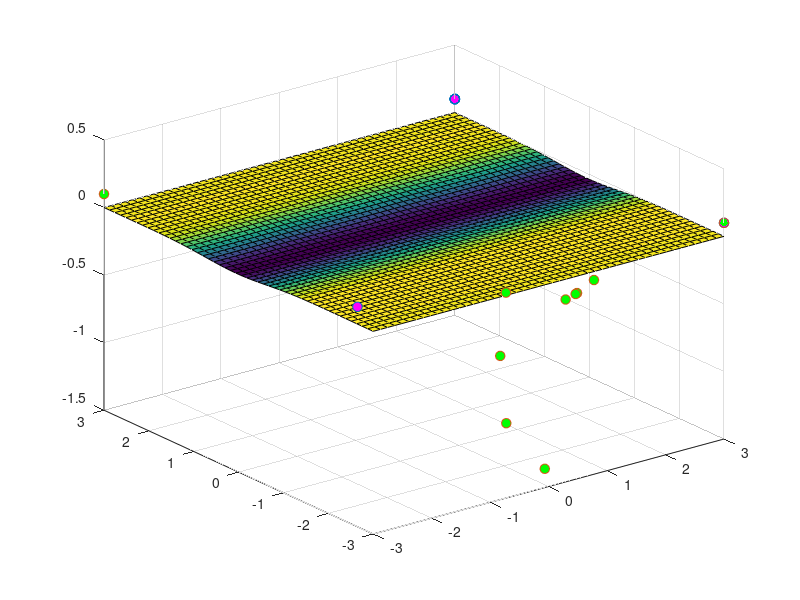
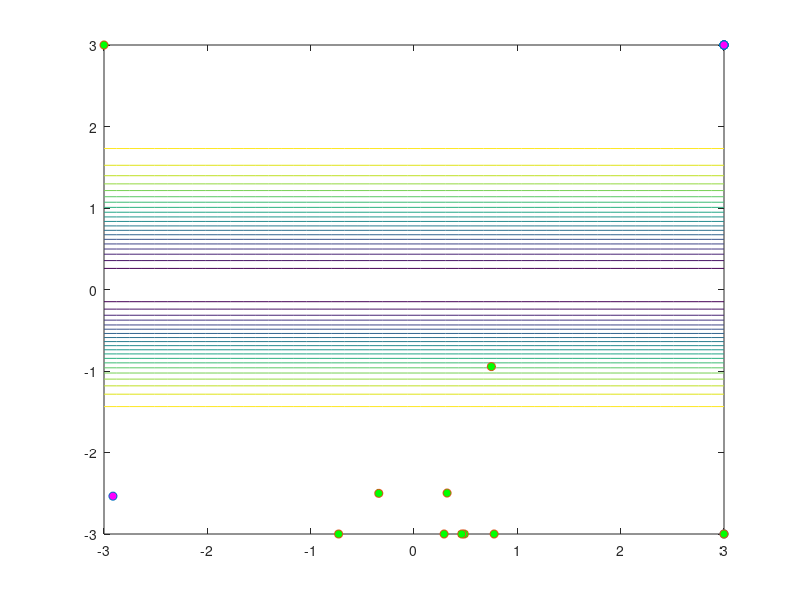
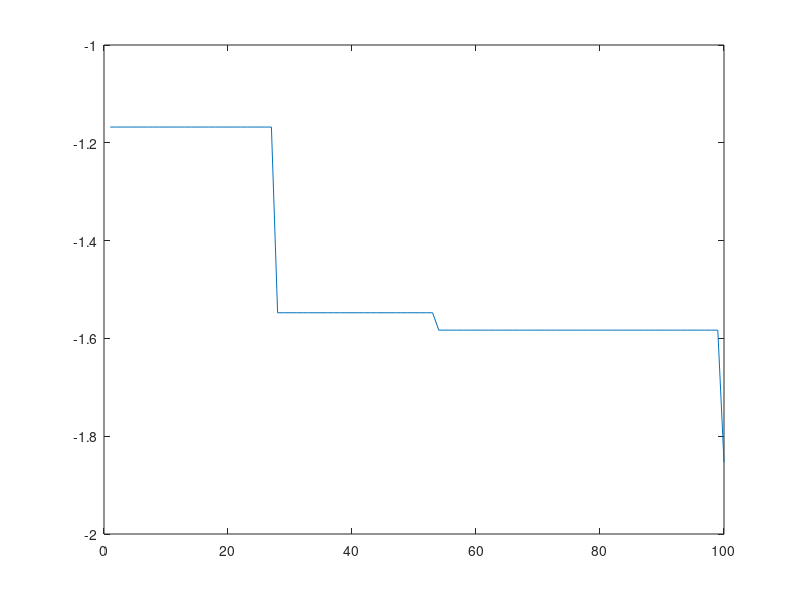

Reproduce these figures in MATLAB, in order.
clear all
close all

funObj = @ (xi) 3*(1-xi(1))^2*exp(-(xi(1)^2)-(xi(2)+1)^2)-10*(xi(1)/5-xi(1)^3-xi(2)^5) *exp(-xi(1)^2-xi(2)^2)-1/3*exp(-(xi(1)+1)^2-xi(2)^2);

N=10;
d=2;
lb=[-3 -3];
ub = [3 3];
k=0;
kmax=100;
c1=2;
c2=2;
for i = 1:N
    x(i,:)=rand(1,d).*(ub-lb)+lb;
    v(i,:)=zeros(1,d);
end

for i=1:N
    xi=x(i,:);
    fx(i,:)=funObj(xi);
end

[gfit,ind] = min(fx);
g=x(ind,:);
fp=fx;
p=x;

axisx=linspace(min(lb),max(ub),50);
axisy=axisx;
axisz=[];

for i= 1:length(axisx)
    for j=1:length(axisy)
        axisz(i,j)=funObj([axisx(1),axisy(j)]);
    end
end

[axisy axisx] = meshgrid(axisx,axisy);

while k <kmax
    k=k+1;
    figure(1);
    surf(axisx,axisy,axisz)
    hold on;
    plot3(x(:,1),x(:,2),fx+0.1,'o','MarkerFaceColor','m',"MarkerSize",7)
    plot3(p(:,1),p(:,2),fp+0.1,'o',"MarkerFaceColor","g","MarkerSize",7)
    pause(0.1)
    hold off
    figure(2)
    contour(axisx,axisy,axisz,20)
    hold on
    plot(x(:,1),x(:,2),'o',"MarkerFaceColor",'m');
    plot(p(:,1),p(:,2),'o',"MarkerFaceColor",'g');
    pause(0.3)
    hold off

    for i= 1:N
        xi=x(1,:);
        pi=p(1,:);
        v(i,:)=v(i,:)+c1*rand(1,d).*(pi-xi)+c2*rand(1,d).*(g-xi);
    end
    x=x+v;
    for i=1:N
        for j=1:d
            if x(i,j)<lb(j)
                x(i,j)=lb(j);
            elseif x(i,j)>ub(j)
                x(i,j)=ub(j);
            end
        end
    end

    for i=1:N
        xi=x(i,:);
        fx(i,:)=funObj(xi);
    end
    [gfitkplus1, ind]=min(fx);
    if gfitkplus1 < gfit
        gfit=gfitkplus1;
        g=x(ind,:);
    end

    for i=1:N
        if fx(i,:)<fp(i,:)
            fp(i,:)=fx(i,:);
            p(i,:)=x(i,:);
        end
    end
    Evolution(k)=gfit;
end
figure
plot(Evolution)

disp(["the best solution : ",num2str(g)])
disp(["the best fitness : ",num2str(gfit)])
